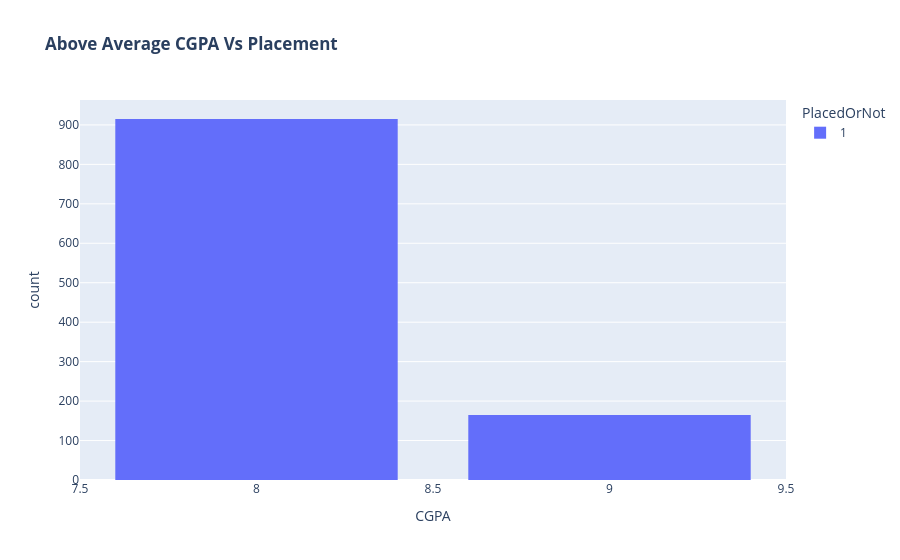

Write notebook code for a chart like this one.
### Code cell
fig = px.histogram(data_frame = cgpa_above_avg,
                   x = 'CGPA',
                   color='PlacedOrNot',
                   title = "<b>Above Average CGPA Vs Placement</b>",
                   template='plotly')

fig.update_layout(bargap=0.2)

fig.show()

### Figure 1 — Plotly figure (JSON) as saved in the notebook; plotly's stock layout.template omitted (floating-point values rounded to 4 significant figures; data arrays with more than 128 entries replaced by an {"elided": "..."} marker saying what was removed)
{"data": [{"bingroup": "x", "hovertemplate": "PlacedOrNot=1<br>CGPA=%{x}<br>count=%{y}<extra></extra>", "legendgroup": "1", "marker": {"color": "#636efa", "pattern": {"shape": ""}}, "name": "1", "orientation": "v", "showlegend": true, "type": "histogram", "x": {"elided": "1080 int values"}, "xaxis": "x", "yaxis": "y"}], "layout": {"bargap": 0.2, "barmode": "relative", "legend": {"title": {"text": "PlacedOrNot"}, "tracegroupgap": 0}, "title": {"text": "<b>Above Average CGPA Vs Placement</b>"}, "xaxis": {"anchor": "y", "domain": [0, 1], "title": {"text": "CGPA"}}, "yaxis": {"anchor": "x", "domain": [0, 1], "title": {"text": "count"}}}}
